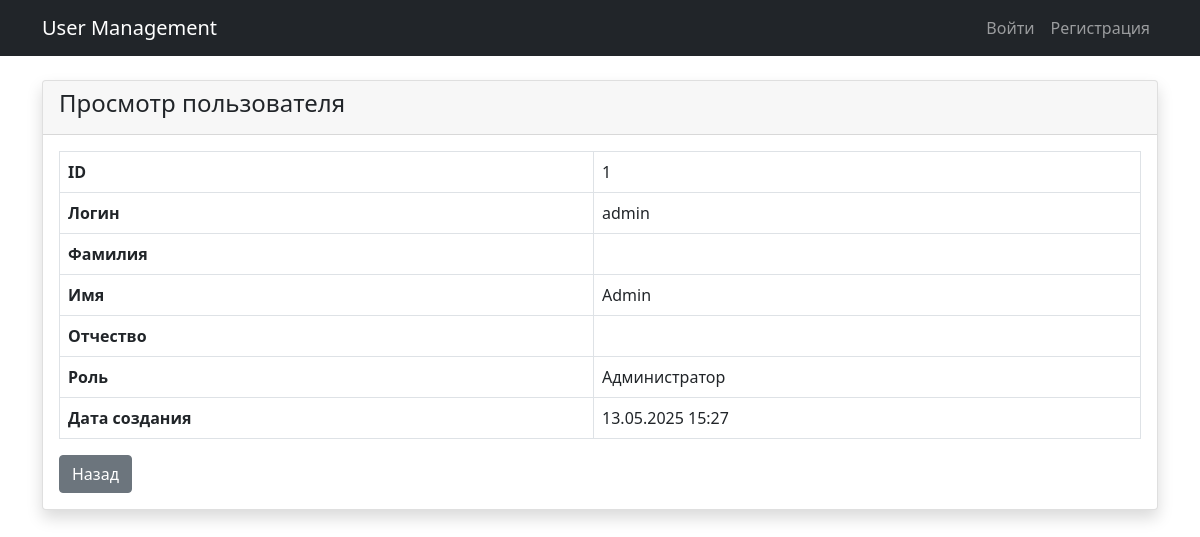
The page /user/1 on the database as committed earlier.
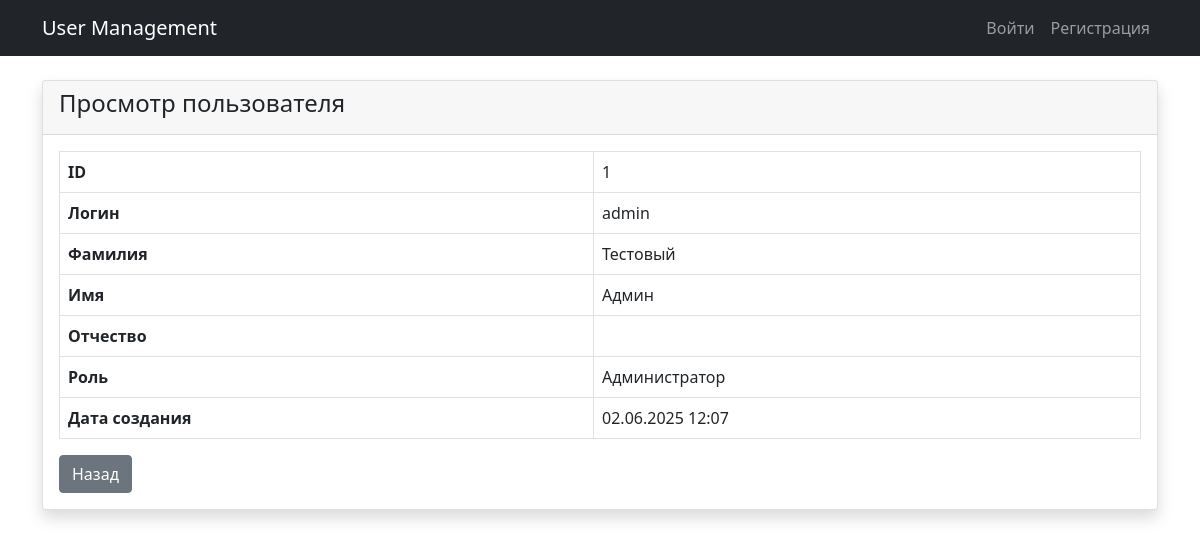
The same page on the database as committed later.
### lab4/models.py (models this page shows, shortened)
class User(UserMixin, db.Model):
    id = db.Column(db.Integer, primary_key=True)
    login = db.Column(db.String(50), unique=True, nullable=False)
    password_hash = db.Column(db.String(255), nullable=False)
    last_name = db.Column(db.String(50))
    first_name = db.Column(db.String(50), nullable=False)
    middle_name = db.Column(db.String(50))
    role_id = db.Column(db.Integer, db.ForeignKey('role.id'))
    role = db.relationship('Role', back_populates='users')
    created_at = db.Column(db.DateTime, default=datetime.utcnow)

### lab4/app.py (the view)
@app.route('/user/<int:id>')
def view_user(id):
    user = User.query.get_or_404(id)
    return render_template('view_user.html', user=user)

### lab4/templates/view_user.html
{% extends "base.html" %}
{% block content %}
<div class="card">
    <div class="card-header">
        <h4>Просмотр пользователя</h4>
    </div>
    <div class="card-body">
        <table class="table table-bordered">
            <tr>
                <th>ID</th>
                <td>{{ user.id }}</td>
            </tr>
            <tr>
                <th>Логин</th>
                <td>{{ user.login }}</td>
            </tr>
            <tr>
                <th>Фамилия</th>
                <td>{{ user.last_name or '' }}</td>
            </tr>
            <tr>
                <th>Имя</th>
                <td>{{ user.first_name }}</td>
            </tr>
            <tr>
                <th>Отчество</th>
                <td>{{ user.middle_name or '' }}</td>
            </tr>
            <tr>
                <th>Роль</th>
                <td>{{ user.role.name if user.role else '' }}</td>
            </tr>
            <tr>
                <th>Дата создания</th>
                <td>{{ user.created_at.strftime('%d.%m.%Y %H:%M') }}</td>
            </tr>
        </table>
        <a href="{{ url_for('index') }}" class="btn btn-secondary">Назад</a>
    </div>
</div>
{% endblock %}

Rows that differ between the two databases and show on the page:
changed User "admin": last_name (not shown) → "Тестовый"; first_name "Admin" → "Админ"; created_at "13.05.2025 15:27" → "02.06.2025 12:07"
